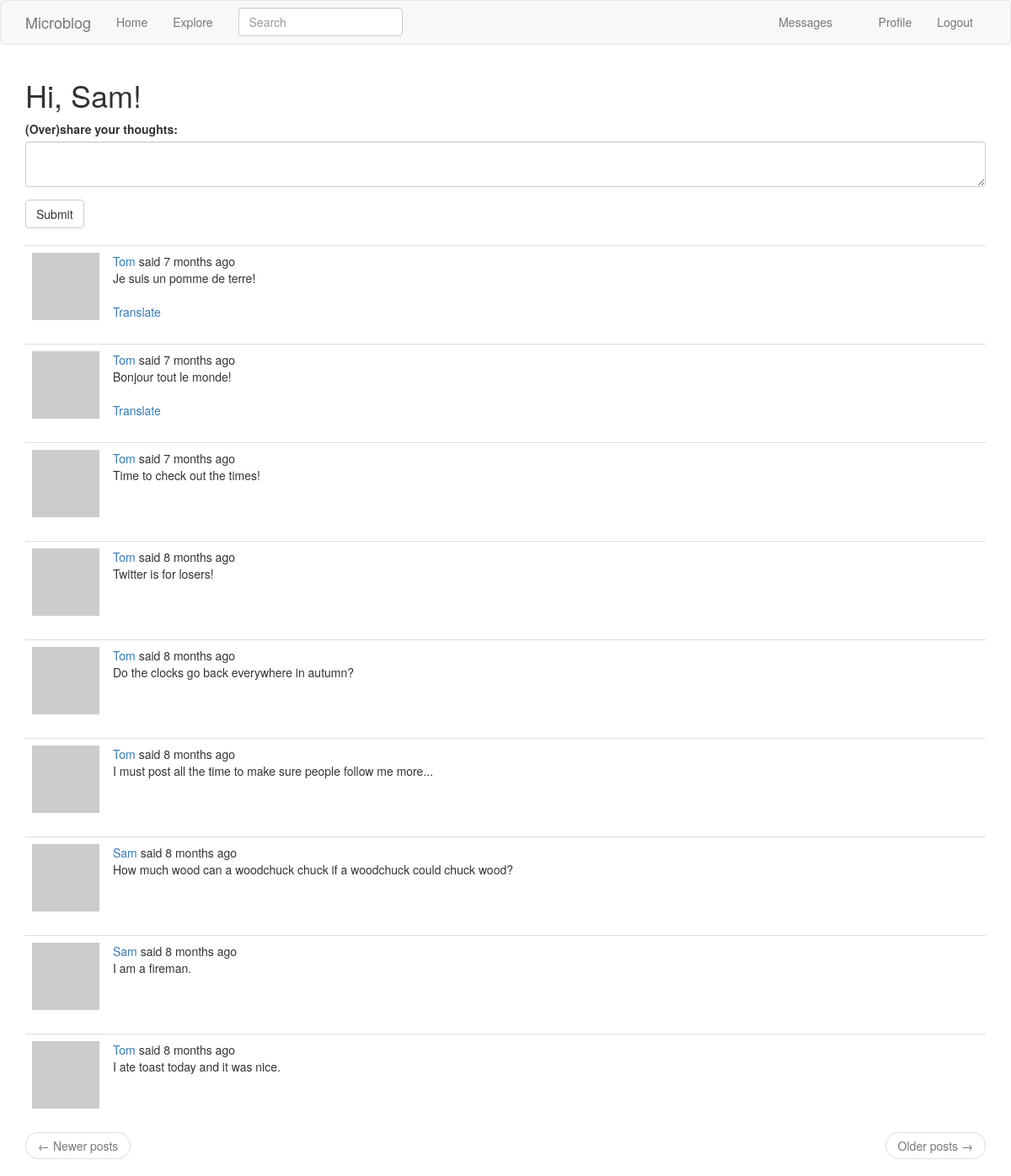
The page /index (signed in) on the database its author committed.
### app/models.py (models this page shows, shortened)
class User(UserMixin, db.Model):
    id = db.Column(db.Integer, primary_key=True)
    username = db.Column(db.String(64), index=True, unique=True)
    email = db.Column(db.String(120), index=True, unique=True)
    password_hash = db.Column(db.String(128))
    posts = db.relationship('Post', backref='author', lazy='dynamic')
    about_me = db.Column(db.String(140))
    last_seen = db.Column(db.DateTime, default=datetime.utcnow)
    followed = db.relationship(
        'User', secondary=followers,
        primaryjoin=(followers.c.follower_id == id),
        secondaryjoin=(followers.c.followed_id == id),
        backref=db.backref('followers', lazy='dynamic'), lazy='dynamic')
    messages_sent = db.relationship('Message',
                                    foreign_keys='Message.sender_id',
                                    backref='author', lazy='dynamic')
    messages_received = db.relationship('Message',
                                        foreign_keys='Message.recipient_id',
                                        backref='recipient', lazy='dynamic')
    last_message_read_time = db.Column(db.DateTime)
    notifications = db.relationship('Notification', backref='user',
                                    lazy="dynamic")
    def avatar(self, size):
        digest = md5(self.email.lower().encode('utf-8')).hexdigest()
        return 'https://www.gravatar.com/avatar/{}?d=identicon&s={}'.format(
            digest, size)
    def followed_posts(self):
        followed = Post.query.join(
            followers, (followers.c.followed_id == Post.user_id)).filter(
                followers.c.follower_id == self.id)
        own = Post.query.filter_by(user_id=self.id)
        return followed.union(own).order_by(Post.timestamp.desc())
    def new_messages(self):
        last_read_time = self.last_message_read_time or datetime(1900, 1, 1)
        return Message.query.filter_by(recipient=self).filter(
            Message.timestamp > last_read_time).count()

class SearchableMixin(object):
    @classmethod
    def before_commit(cls, session):
        session._changes = {
            'add': list(session.new),
            'update': list(session.dirty),
            'delete': list(session.deleted)
        }
    @classmethod
    def after_commit(cls, session):
        for obj in session._changes['add']:
            if isinstance(obj, SearchableMixin):
                add_to_index(obj.__tablename__, obj)
        for obj in session._changes['update']:
            if isinstance(obj, SearchableMixin):
                add_to_index(obj.__tablename__, obj)
        for obj in session._changes['delete']:
            if isinstance(obj, SearchableMixin):
                remove_from_index(obj.__tablename__, obj)
        session._changes = None

class Post(SearchableMixin, db.Model):
    __searchable__ = ['body']
    id = db.Column(db.Integer, primary_key=True)
    body = db.Column(db.String(140))
    timestamp = db.Column(db.DateTime, index=True, default=datetime.utcnow)
    user_id = db.Column(db.Integer, db.ForeignKey('user.id'))
    language = db.Column(db.String(5))

### app/main/routes.py (the view, shortened to what this page needs)
@bp.route('/', methods=['GET', 'POST'])
@bp.route('/index', methods=['GET', 'POST'])
@login_required
def index():
    form = PostForm()
    page = request.args.get('page', 1, type=int)
    posts = current_user.followed_posts().paginate(
        page, current_app.config['POSTS_PER_PAGE'], False)
    next_url = url_for('main.index', page=posts.next_num) \
        if posts.has_next else None
    prev_url = url_for('main.index', page=posts.prev_num) \
        if posts.has_prev else None
    return render_template('index.html', title=_('Home'), form=form,
                           posts=posts.items, next_url=next_url,
                           prev_url=prev_url)

### app/main/forms.py
class SearchForm(FlaskForm):
    q=StringField(_l('Search'), validators=[DataRequired()])
    def __init__(self, *args, **kwargs):
        if 'formdata' not in kwargs:
            kwargs['formdata'] = request.args
        if 'csrf_enabled' not in kwargs:
            kwargs['csrf_enabled'] = False
        super(SearchForm, self).__init__(*args, **kwargs)

class PostForm(FlaskForm):
    post = TextAreaField(_l('(Over)share your thoughts:'), validators=[DataRequired()])
    submit = SubmitField(_l('Submit'))

### app/main/routes.py (called while the page is built)
@bp.before_app_request
def before_request():
    if current_user.is_authenticated:
        current_user.last_seen = datetime.utcnow()
        db.session.commit()
        g.search_form = SearchForm()
    g.locale = str(get_locale())

### app/models.py (called while the page is built)
@login.user_loader
def load_user(id):
    return User.query.get(int(id))

### app/templates/index.html
{% extends "base.html" %}
{% import 'bootstrap/wtf.html' as wtf %}
{% block app_content %}
    <h1>{{ _('Hi, %(username)s!', username=current_user.username) }}</h1>
    {% if form %}
    {{ wtf.quick_form(form) }}
    <br>
    {% endif %}
    {% for post in posts %}
        {% include '_post.html' %}
    {% endfor %}
    <nav aria-label="...">
        <ul class="pager">
            <li class="previous{% if not prev_url %} disabled{% endif %}">
                <a href="{{ prev_url or '#' }}">
                    <span aria-hidden="true">&larr;</span> {{ _('Newer posts') }}
                </a>
            </li>
            <li class="next{% if not next_url %} disabled{% endif %}">
                <a href="{{ next_url or '#' }}">
                    {{ _('Older posts') }} <span aria-hidden="true">&rarr;</span>
                </a>
            </li>
        </ul>
    </nav>
{% endblock %}

### app/templates/_post.html (shortened to what this page needs)
    <table class="table table-hover">
        <tr>
            <td width="70px">
                <a href="{{ url_for('main.user', username=post.author.username) }}">
                    <img src="{{ post.author.avatar(70) }}" />
                </a>
            </td>
            <td>
                {{ _('%(username)s said %(when)s',
                    username=user_link, when=moment(post.timestamp).fromNow()) }}
                <br>
                <span id="post{{ post.id }}">{{ post.body }}</span>
                {% if post.language and post.language != g.locale %}
                <br><br>
                <span id="translation{{ post.id }}">
                    <a href="javascript:translate(
                                '#post{{ post.id }}',
                                '#translation{{ post.id }}',
                                '{{ post.language }}',
                                '{{ g.locale }}');">{{ _('Translate') }}</a>
                </span>
                {% endif %}
            </td>
        </tr>
    </table>

### rows shown on the page
Post: body "Je suis un pomme de terre!"
Post: body "Bonjour tout le monde!"
Post: body "Time to check out the times!"
Post: body "Twitter is for losers!"
Post: body "Do the clocks go back everywhere in autumn?"
Post: body "I must post all the time to make sure people follow me more..."
Post: body "How much wood can a woodchuck chuck if a woodchuck could chuck wood?"
Post: body "I am a fireman."
Post: body "I ate toast today and it was nice."
